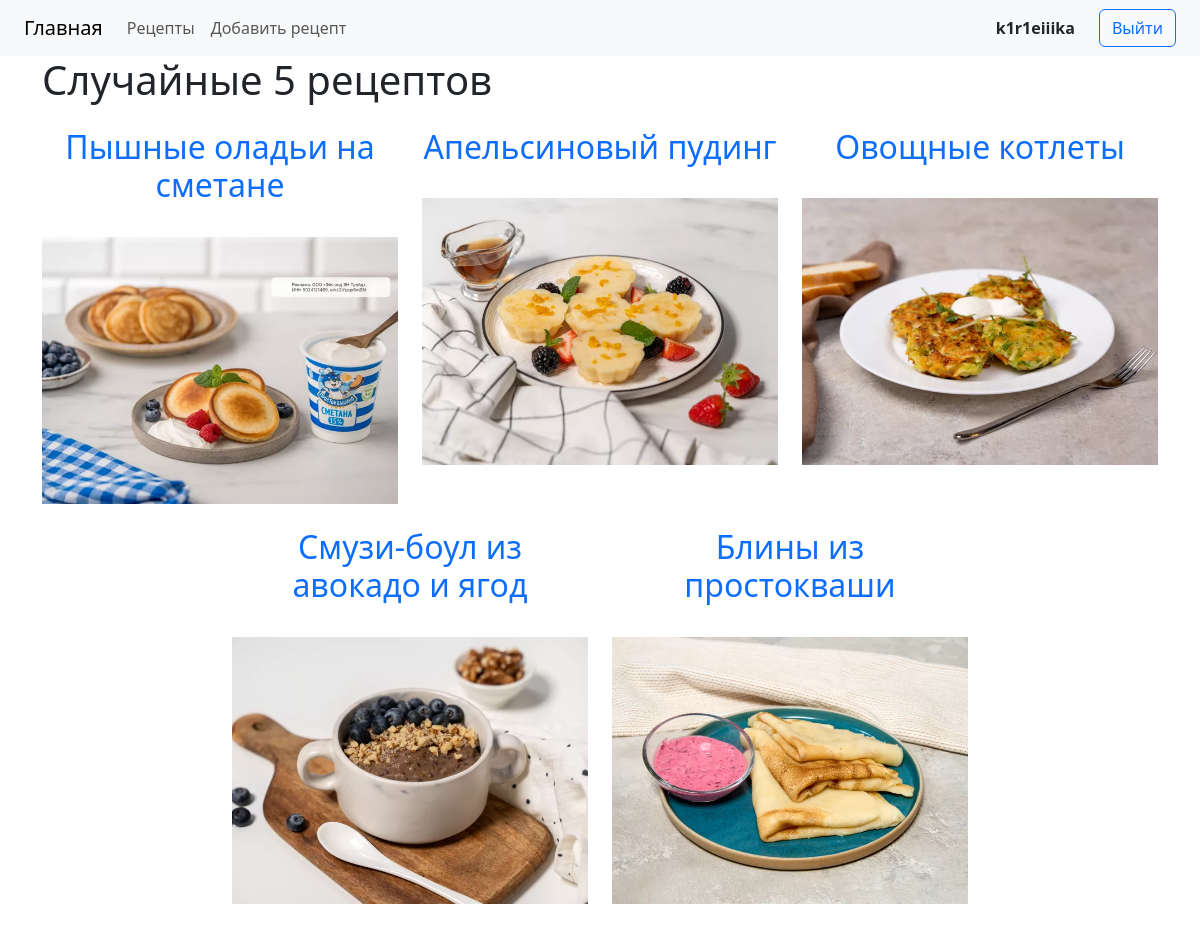
The app's page / (signed in) with its own data.
### main/models.py (models this page shows, shortened)
class Recipe(models.Model):
    title = models.CharField(max_length=100)
    description = models.TextField()
    steps = models.TextField()
    cook_time = models.IntegerField(default=0)
    image = models.ImageField()
    author = models.ForeignKey('auth.User', on_delete=models.CASCADE)
    class Meta:
        verbose_name = 'Рецепт'
        verbose_name_plural = 'Рецепты'

### main/views.py (the view)
# urls.py: urls.path('', index, name='home'),
def index(request):
    recipes = Recipe.objects.all().order_by('?')[:5]
    context = {
        'recipes': recipes
    }
    return render(request, 'main/index.html', context)

### templates/main/index.html (shortened to what this page needs)
{% extends 'layout.html' %}
{% load static %}
{% block content %}
    <h1 class="mb-4">Случайные 5 рецептов</h1>
    <div class="row justify-content-center">
        {% for recipe in recipes %}
            <div class="col-4 mb-4">
                <a class="text-decoration-none text-center" href="{% url 'recipe' recipe.id %}"><h2>{{ recipe.title }}</h2></a><br>
                <img src="{% static recipe.image.url %}" alt="{{ recipe.title }}" width="100%">
            </div>
        {% endfor %}
    </div>
{% endblock %}

### templates/layout.html (shortened to what this page needs)
{% load static %}
<!DOCTYPE html>
<html lang="en">
<head>
    <link rel="stylesheet" href="{% static 'css/style.css' %}">
    <link href="https://cdn.jsdelivr.net/npm/bootstrap@5.3.3/dist/css/bootstrap.min.css" rel="stylesheet"
>
</head>
<body>
<header>
    <nav class="navbar navbar-expand-lg navbar-light bg-light">
        <a class="navbar-brand ms-4" href="{% url 'home' %}">Главная</a>
        <ul class="navbar-nav me-auto">
            <li class="nav-item active">
                <a class="nav-link" href="{% url 'home' %}">Рецепты</a>
            </li>
            <li class="nav-item">
                <a class="nav-link" href="{% url 'add' %}">Добавить рецепт</a>
            </li>
        </ul>
        {% if not user.is_authenticated %}
            <a class="btn btn-outline-primary me-4" href="{% url 'register' %}">Регистрация</a>
            <a class="btn btn-primary me-4" href="{% url 'login' %}">Войти</a>
        {% else %}
            <a class="nav-link me-4" href="{% url 'account_home' %}"><strong>{{ user.username }}</strong></a>
            <a class="btn btn-outline-primary me-4" href="{% url 'logout' %}">Выйти</a>
        {% endif %}
    </nav>
</header>
<main class="container">
    {% block content %}{% endblock %}
</main>
</body>
</html>

### records on screen
Recipe: title "Пышные оладьи на сметане", image (picture)
Recipe: title "Апельсиновый пудинг", image (picture)
Recipe: title "Овощные котлеты", image (picture)
Recipe: title "Смузи-боул из авокадо и ягод", image (picture)
Recipe: title "Блины из простокваши", image (picture)

### other values on screen
{{ user.username }} "k1r1eiiika"
